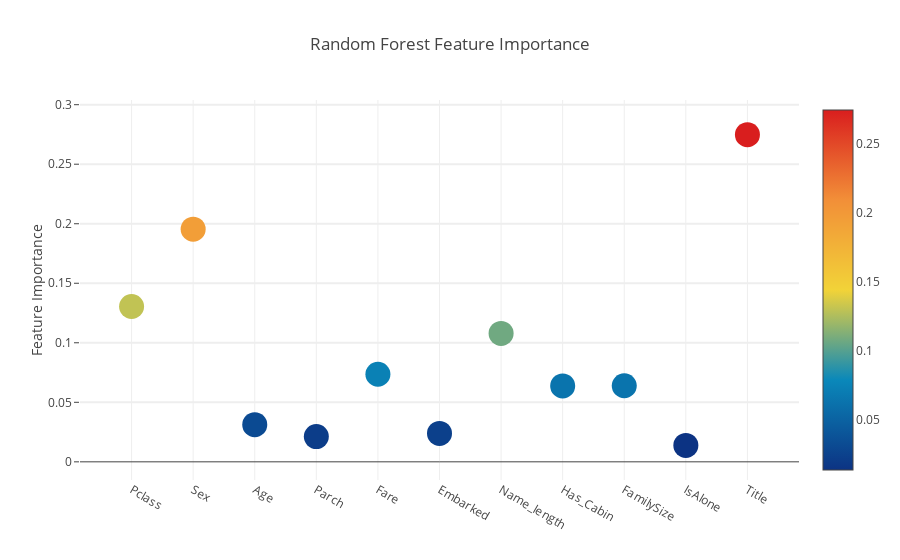
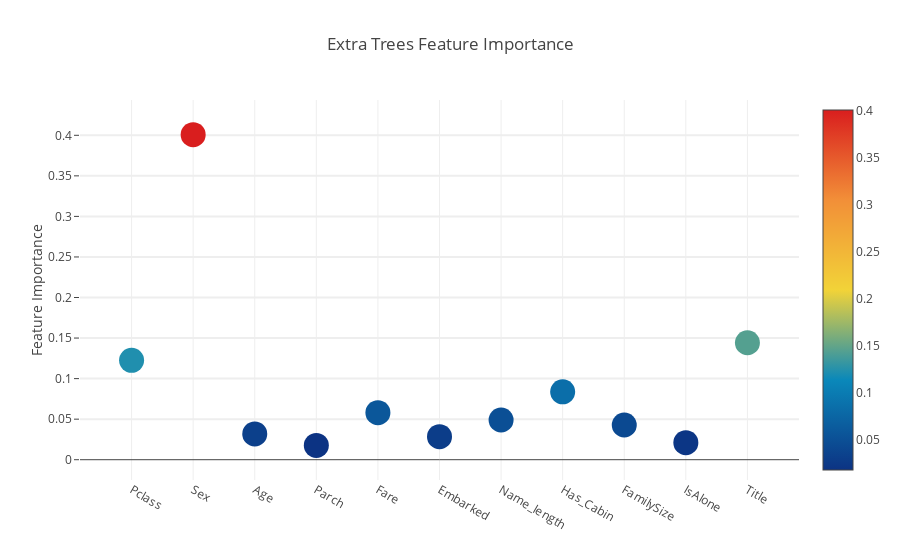
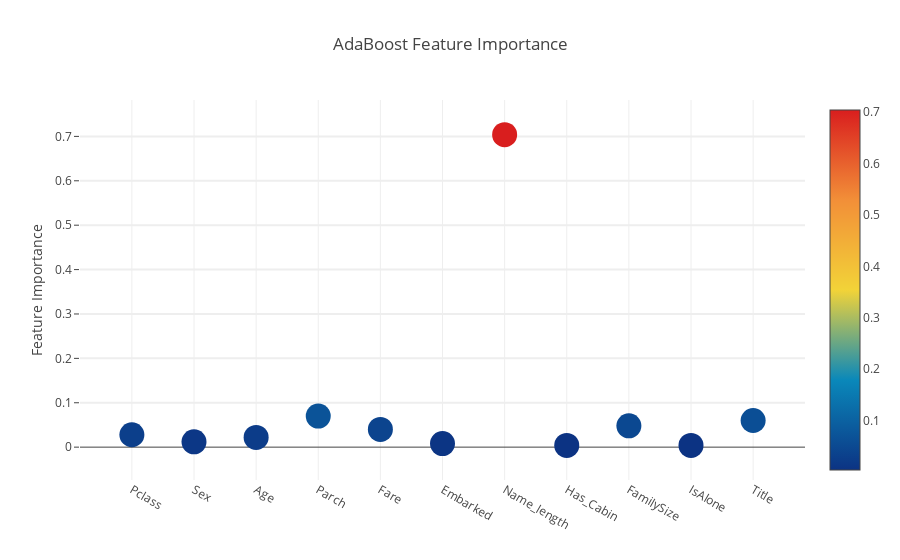
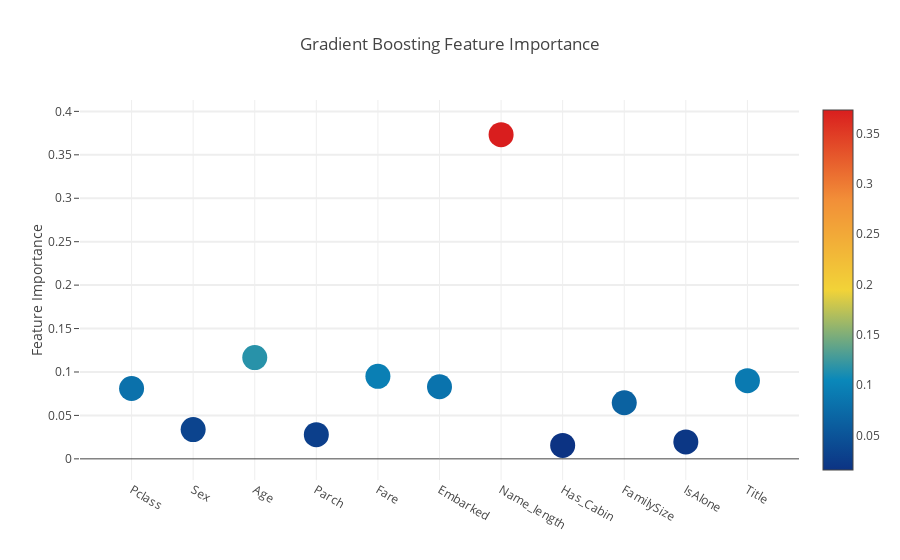

Here is the notebook cell these charts were saved with, in order:
### Code cell
# Scatter plot
trace = go.Scatter(
    y = feature_dataframe['Random Forest feature importances'].values,
    x = feature_dataframe['features'].values,
    mode='markers',
    marker = dict(
        sizemode = 'diameter',
        sizeref = 1,
        size = 25,
        color = feature_dataframe['Random Forest feature importances'].values,
        colorscale = 'Portland',
        showscale=True
    ),
    text = feature_dataframe['features'].values
)
data = [trace]

layout = go.Layout(
    autosize = True,
    title = 'Random Forest Feature Importance',
    hovermode = 'closest',
    yaxis = dict(
        title = 'Feature Importance',
        ticklen = 5,
        gridwidth = 2
    ),
    showlegend = False
)

fig = go.Figure(data=data, layout=layout)
py.iplot(fig, filename='scatter2010')

# Scatter plot 
trace = go.Scatter(
    y = feature_dataframe['Extra Trees feature importances'].values,
    x = feature_dataframe['features'].values,
    mode='markers',
    marker=dict(
        sizemode = 'diameter',
        sizeref = 1,
        size = 25,
#       size= feature_dataframe['AdaBoost feature importances'].values,
        #color = np.random.randn(500), #set color equal to a variable
        color = feature_dataframe['Extra Trees feature importances'].values,
        colorscale='Portland',
        showscale=True
    ),
    text = feature_dataframe['features'].values
)
data = [trace]

layout= go.Layout(
    autosize= True,
    title= 'Extra Trees Feature Importance',
    hovermode= 'closest',
#     xaxis= dict(
#         title= 'Pop',
#         ticklen= 5,
#         zeroline= False,
#         gridwidth= 2,
#     ),
    yaxis=dict(
        title= 'Feature Importance',
        ticklen= 5,
        gridwidth= 2
    ),
    showlegend= False
)
fig = go.Figure(data=data, layout=layout)
py.iplot(fig,filename='scatter2010')

# Scatter plot 
trace = go.Scatter(
    y = feature_dataframe['AdaBoost feature importances'].values,
    x = feature_dataframe['features'].values,
    mode='markers',
    marker=dict(
        sizemode = 'diameter',
        sizeref = 1,
        size = 25,
#       size= feature_dataframe['AdaBoost feature importances'].values,
        #color = np.random.randn(500), #set color equal to a variable
        color = feature_dataframe['AdaBoost feature importances'].values,
        colorscale='Portland',
        showscale=True
    ),
    text = feature_dataframe['features'].values
)
data = [trace]

layout= go.Layout(
    autosize= True,
    title= 'AdaBoost Feature Importance',
    hovermode= 'closest',
#     xaxis= dict(
#         title= 'Pop',
#         ticklen= 5,
#         zeroline= False,
#         gridwidth= 2,
#     ),
    yaxis=dict(
        title= 'Feature Importance',
        ticklen= 5,
        gridwidth= 2
    ),
    showlegend= False
)
fig = go.Figure(data=data, layout=layout)
py.iplot(fig,filename='scatter2010')

# Scatter plot 
trace = go.Scatter(
    y = feature_dataframe['Gradient Boost feature importances'].values,
    x = feature_dataframe['features'].values,
    mode='markers',
    marker=dict(
        sizemode = 'diameter',
        sizeref = 1,
        size = 25,
#       size= feature_dataframe['AdaBoost feature importances'].values,
        #color = np.random.randn(500), #set color equal to a variable
        color = feature_dataframe['Gradient Boost feature importances'].values,
        colorscale='Portland',
        showscale=True
    ),
    text = feature_dataframe['features'].values
)
data = [trace]

layout= go.Layout(
    autosize= True,
    title= 'Gradient Boosting Feature Importance',
    hovermode= 'closest',
#     xaxis= dict(
#         title= 'Pop',
#         ticklen= 5,
#         zeroline= False,
#         gridwidth= 2,
#     ),
    yaxis=dict(
        title= 'Feature Importance',
        ticklen= 5,
        gridwidth= 2
    ),
    showlegend= False
)
fig = go.Figure(data=data, layout=layout)
py.iplot(fig,filename='scatter2010')

### Figure 1 — Plotly figure (JSON) as saved in the notebook; plotly's stock layout.template omitted (floating-point values rounded to 4 significant figures)
{"data": [{"marker": {"color": [0.1305, 0.1955, 0.03122, 0.02119, 0.07356, 0.02385, 0.1079, 0.06377, 0.06393, 0.01382, 0.2749], "colorscale": "Portland", "showscale": true, "size": 25, "sizemode": "diameter", "sizeref": 1}, "mode": "markers", "text": ["Pclass", "Sex", "Age", "Parch", "Fare", "Embarked", "Name_length", "Has_Cabin", "FamilySize", "IsAlone", "Title"], "type": "scatter", "x": ["Pclass", "Sex", "Age", "Parch", "Fare", "Embarked", "Name_length", "Has_Cabin", "FamilySize", "IsAlone", "Title"], "y": [0.1305, 0.1955, 0.03122, 0.02119, 0.07356, 0.02385, 0.1079, 0.06377, 0.06393, 0.01382, 0.2749]}], "layout": {"autosize": true, "hovermode": "closest", "showlegend": false, "title": "Random Forest Feature Importance", "yaxis": {"gridwidth": 2, "ticklen": 5, "title": "Feature Importance"}}}

### Figure 2 — Plotly figure (JSON) as saved in the notebook; plotly's stock layout.template omitted (floating-point values rounded to 4 significant figures)
{"data": [{"marker": {"color": [0.1226, 0.4008, 0.03185, 0.01768, 0.05801, 0.02842, 0.04896, 0.08368, 0.0428, 0.02098, 0.1442], "colorscale": "Portland", "showscale": true, "size": 25, "sizemode": "diameter", "sizeref": 1}, "mode": "markers", "text": ["Pclass", "Sex", "Age", "Parch", "Fare", "Embarked", "Name_length", "Has_Cabin", "FamilySize", "IsAlone", "Title"], "type": "scatter", "x": ["Pclass", "Sex", "Age", "Parch", "Fare", "Embarked", "Name_length", "Has_Cabin", "FamilySize", "IsAlone", "Title"], "y": [0.1226, 0.4008, 0.03185, 0.01768, 0.05801, 0.02842, 0.04896, 0.08368, 0.0428, 0.02098, 0.1442]}], "layout": {"autosize": true, "hovermode": "closest", "showlegend": false, "title": "Extra Trees Feature Importance", "yaxis": {"gridwidth": 2, "ticklen": 5, "title": "Feature Importance"}}}

### Figure 3 — Plotly figure (JSON) as saved in the notebook; plotly's stock layout.template omitted (floating-point values rounded to 4 significant figures)
{"data": [{"marker": {"color": [0.028, 0.012, 0.022, 0.07, 0.04, 0.008, 0.704, 0.004, 0.048, 0.004, 0.06], "colorscale": "Portland", "showscale": true, "size": 25, "sizemode": "diameter", "sizeref": 1}, "mode": "markers", "text": ["Pclass", "Sex", "Age", "Parch", "Fare", "Embarked", "Name_length", "Has_Cabin", "FamilySize", "IsAlone", "Title"], "type": "scatter", "x": ["Pclass", "Sex", "Age", "Parch", "Fare", "Embarked", "Name_length", "Has_Cabin", "FamilySize", "IsAlone", "Title"], "y": [0.028, 0.012, 0.022, 0.07, 0.04, 0.008, 0.704, 0.004, 0.048, 0.004, 0.06]}], "layout": {"autosize": true, "hovermode": "closest", "showlegend": false, "title": "AdaBoost Feature Importance", "yaxis": {"gridwidth": 2, "ticklen": 5, "title": "Feature Importance"}}}

### Figure 4 — Plotly figure (JSON) as saved in the notebook; plotly's stock layout.template omitted (floating-point values rounded to 4 significant figures)
{"data": [{"marker": {"color": [0.08102, 0.03367, 0.1166, 0.02782, 0.09499, 0.08302, 0.3732, 0.01552, 0.06462, 0.0195, 0.09003], "colorscale": "Portland", "showscale": true, "size": 25, "sizemode": "diameter", "sizeref": 1}, "mode": "markers", "text": ["Pclass", "Sex", "Age", "Parch", "Fare", "Embarked", "Name_length", "Has_Cabin", "FamilySize", "IsAlone", "Title"], "type": "scatter", "x": ["Pclass", "Sex", "Age", "Parch", "Fare", "Embarked", "Name_length", "Has_Cabin", "FamilySize", "IsAlone", "Title"], "y": [0.08102, 0.03367, 0.1166, 0.02782, 0.09499, 0.08302, 0.3732, 0.01552, 0.06462, 0.0195, 0.09003]}], "layout": {"autosize": true, "hovermode": "closest", "showlegend": false, "title": "Gradient Boosting Feature Importance", "yaxis": {"gridwidth": 2, "ticklen": 5, "title": "Feature Importance"}}}
